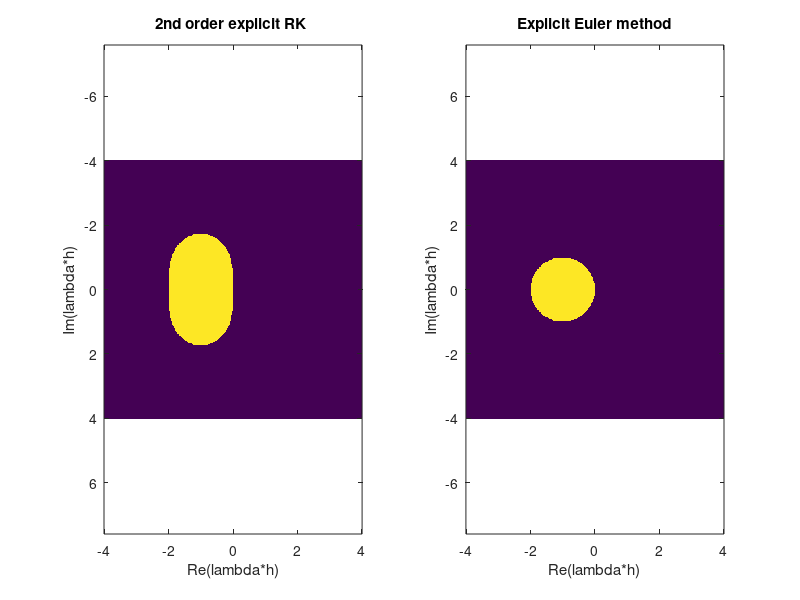

The MATLAB script that drew this image:
clear all;
close all;
clc

x=-4:0.02:4;  % Define the complex plane of h*lambda.
y=-4:0.02:4;

%Runge-Kutta 2nd order (Mid Point)
f=@(x,y) sqrt((1+x+y*i+(x^2+y^2*i^2+2*x*y*i)/2)*(1+x-y*i+(x^2+y^2*i^2-2*x*y*i)/2));

%f=@(x,y) sqrt((1+x)^2+(y)^2); % Forward Euler


for i=1:length(x)
    for j=1:length(y)
        if f(x(i),y(j))<1
            z(j,i)=1;
        else z(j,i)=0;
        end  
    end
end
subplot(1,2,1)
imagesc(x,y,z);   % plot the stability region
title('2nd order explicit RK ');
xlabel ('Re(lambda*h)');
ylabel ('Im(lambda*h)');
axis equal;

f=@(x,y) sqrt((1+x)^2+(y)^2); % Forward Euler

for i=1:length(x)
    for j=1:length(y)
        if f(x(i),y(j))<1
            z(j,i)=1;
        else z(j,i)=0;
        end  
    end
end

subplot(1,2,2)
imagesc(x,y,z);   % plot the stability region
title('Explicit Euler method');
xlabel ('Re(lambda*h)');
ylabel ('Im(lambda*h)');
axis equal;

% By default, imagesc plots the y-axis from lowest to highest value, 
% top to bottom. To reverse this, type:
set(gca,'YDir','normal');
